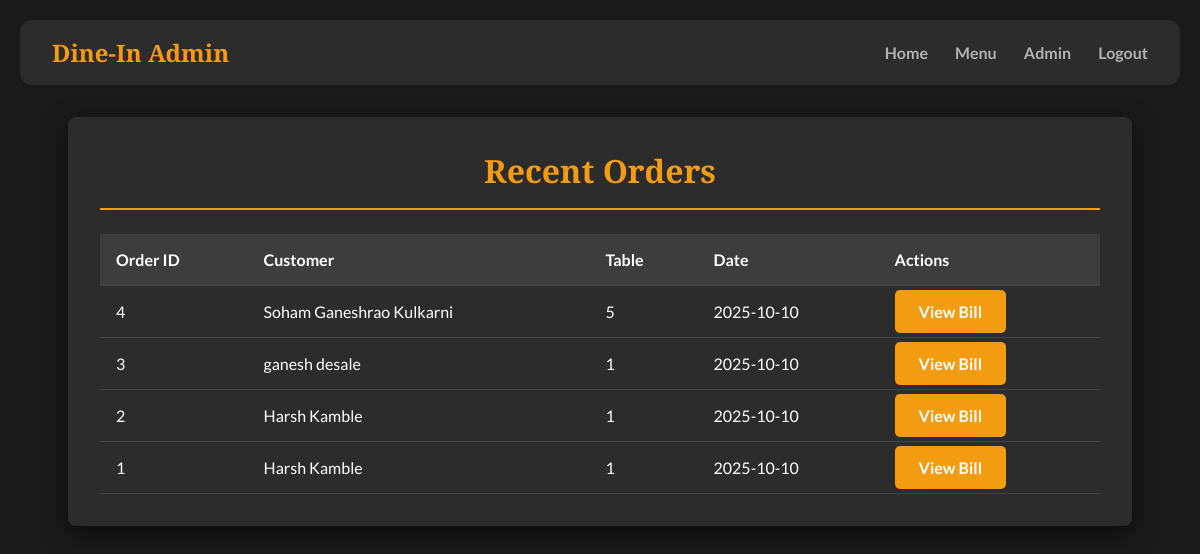
/admin/orders (signed in), run on the app's committed database.
### tables this page shows
CREATE TABLE orders (
    id INTEGER PRIMARY KEY AUTOINCREMENT,
    customer_name TEXT NOT NULL,
    customer_phone TEXT NOT NULL,
    table_number INTEGER NOT NULL, -- Changed from customer_address
    order_date TIMESTAMP NOT NULL DEFAULT CURRENT_TIMESTAMP
);

### app.py (the view)
@app.route('/admin/orders')
def admin_orders():
    if not session.get('logged_in'):
        return redirect(url_for('admin_login'))
    conn = get_db_connection()
    all_orders = conn.execute('SELECT * FROM orders ORDER BY order_date DESC').fetchall()
    conn.close()
    return render_template('admin_orders.html', all_orders=all_orders)

### app.py (called while the page is built)
def get_db_connection():
    conn = sqlite3.connect('database.db')
    conn.row_factory = sqlite3.Row
    return conn

### templates/admin_orders.html (shortened to what this page needs)
<!DOCTYPE html>
<html lang="en">
<head>
</head>
<body>
    <nav class="navbar">
        <div class="logo">Dine-In Admin</div>
        <div>
            <a href="{{ url_for('home') }}">Home</a>
            <a href="{{ url_for('admin_menu') }}">Menu</a>
            <a href="{{ url_for('admin_orders') }}">Admin</a>
            <a href="{{ url_for('logout') }}">Logout</a>
        </div>
    </nav>
    <div class="container">
        <div class="header">
            <h1>Recent Orders</h1>
        </div>
        <div class="table-container">
            <table>
                <thead>
                    <tr>
                        <th>Order ID</th>
                        <th>Customer</th>
                        <th>Table</th>
                        <th>Date</th>
                        <th>Actions</th>
                    </tr>
                </thead>
                <tbody>
                    {% for order in all_orders %}
                    <tr>
                        <td>{{ order['id'] }}</td>
                        <td>{{ order['customer_name'] }}</td>
                        <td>{{ order['table_number'] }}</td>
                        <td>{{ order['order_date'].split(' ')[0] }}</td>
                        <td>
                            <a href="{{ url_for('view_bill', order_id=order['id']) }}" class="btn btn-primary">View Bill</a>
                        </td>
                    </tr>
                    {% endfor %}
                </tbody>
            </table>
        </div>
    </div>
</body>
</html>

### templates/admin_orders.html (style rules this page uses)
:root { --bg-color: #1a1a1a; --card-color: #2c2c2c; --primary-text: #ffffff; --secondary-text: #b3b3b3; --accent-color: #f39c12; --border-radius: 12px; --box-shadow: 0 8px 25px rgba(0, 0, 0, 0.5); }
body { font-family: 'Lato', sans-serif; background-color: var(--bg-color); color: var(--primary-text); margin: 0; padding: 20px; }
.navbar { display: flex; justify-content: space-between; align-items: center; padding: 1rem 2rem; background-color: var(--card-color); border-radius: var(--border-radius); margin-bottom: 2rem; }
.navbar .logo { font-family: 'Playfair Display', serif; font-size: 1.5rem; font-weight: 700; color: var(--accent-color); }
.navbar a { text-decoration: none; color: var(--secondary-text); margin-left: 1.5rem; font-weight: 600; transition: color 0.3s ease; }
.container { padding: 2rem; max-width: 1000px; margin: 0 auto; background-color: var(--card-color); border-radius: 8px; box-shadow: var(--box-shadow); }
.table-container { overflow-x: auto; }
.header h1 { font-family: 'Playfair Display', serif; color: var(--accent-color); margin: 0 0 1.5rem 0; text-align: center; border-bottom: 2px solid var(--accent-color); padding-bottom: 1rem; }
.btn { padding: 0.75rem 1.5rem; border: none; border-radius: 5px; cursor: pointer; font-weight: 600; text-decoration: none; color: #fff; transition: transform 0.2s ease; }
.btn-primary { background-color: var(--accent-color); }
table { width: 100%; border-collapse: collapse; min-width: 600px; }
th, td { padding: 1rem; text-align: left; border-bottom: 1px solid #444; }
thead { background-color: #3d3d3d; }

### data on the page
orders: id "4", customer_name "Soham Ganeshrao Kulkarni", table_number "5", order_date "2025-10-10"
orders: id "3", customer_name "ganesh desale", table_number "1", order_date "2025-10-10"
orders: id "2", customer_name "Harsh Kamble", table_number "1", order_date "2025-10-10"
orders: id "1", customer_name "Harsh Kamble", table_number "1", order_date "2025-10-10"
